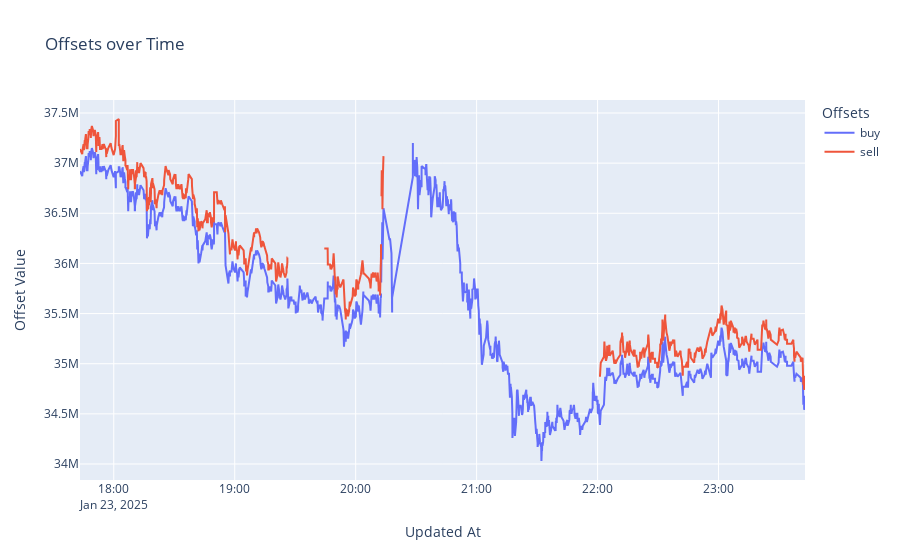

The code cell stored with this chart in its notebook:
### Code cell
import plotly.graph_objects as go


fig = go.Figure()

# Add traces for each y-column
fig.add_trace(go.Scatter(x=df_transformed['updated_at'], y=df_transformed['buy_po'],
                         mode='lines', name='buy '))
fig.add_trace(go.Scatter(x=df_transformed['updated_at'], y=df_transformed['sell_po'],
                         mode='lines', name='sell '))
#fig.add_trace(go.Scatter(x=df_transformed['updated_at'], y=df_transformed['buy_po'],mode='lines', name='buy '))
#fig.add_trace(go.Scatter(x=df_transformed['updated_at'], y=df_transformed['sell_po'],mode='lines', name='sell '))
#Update layout for titles and axes
fig.update_layout(
    title="Offsets over Time",
    xaxis_title="Updated At",
    yaxis_title="Offset Value",
    legend_title="Offsets",
)

# Show the figure
fig.show()

### Figure 1 — Plotly figure (JSON) as saved in the notebook; plotly's stock layout.template omitted (floating-point values rounded to 4 significant figures; data arrays with more than 128 entries replaced by an {"elided": "..."} marker saying what was removed)
{"data": [{"mode": "lines", "name": "buy ", "type": "scatter", "x": {"elided": "1563 str values"}, "y": {"elided": "1563 int values"}}, {"mode": "lines", "name": "sell ", "type": "scatter", "x": {"elided": "1563 str values"}, "y": {"elided": "1563 int values"}}], "layout": {"legend": {"title": {"text": "Offsets"}}, "title": {"text": "Offsets over Time"}, "xaxis": {"title": {"text": "Updated At"}}, "yaxis": {"title": {"text": "Offset Value"}}}}
